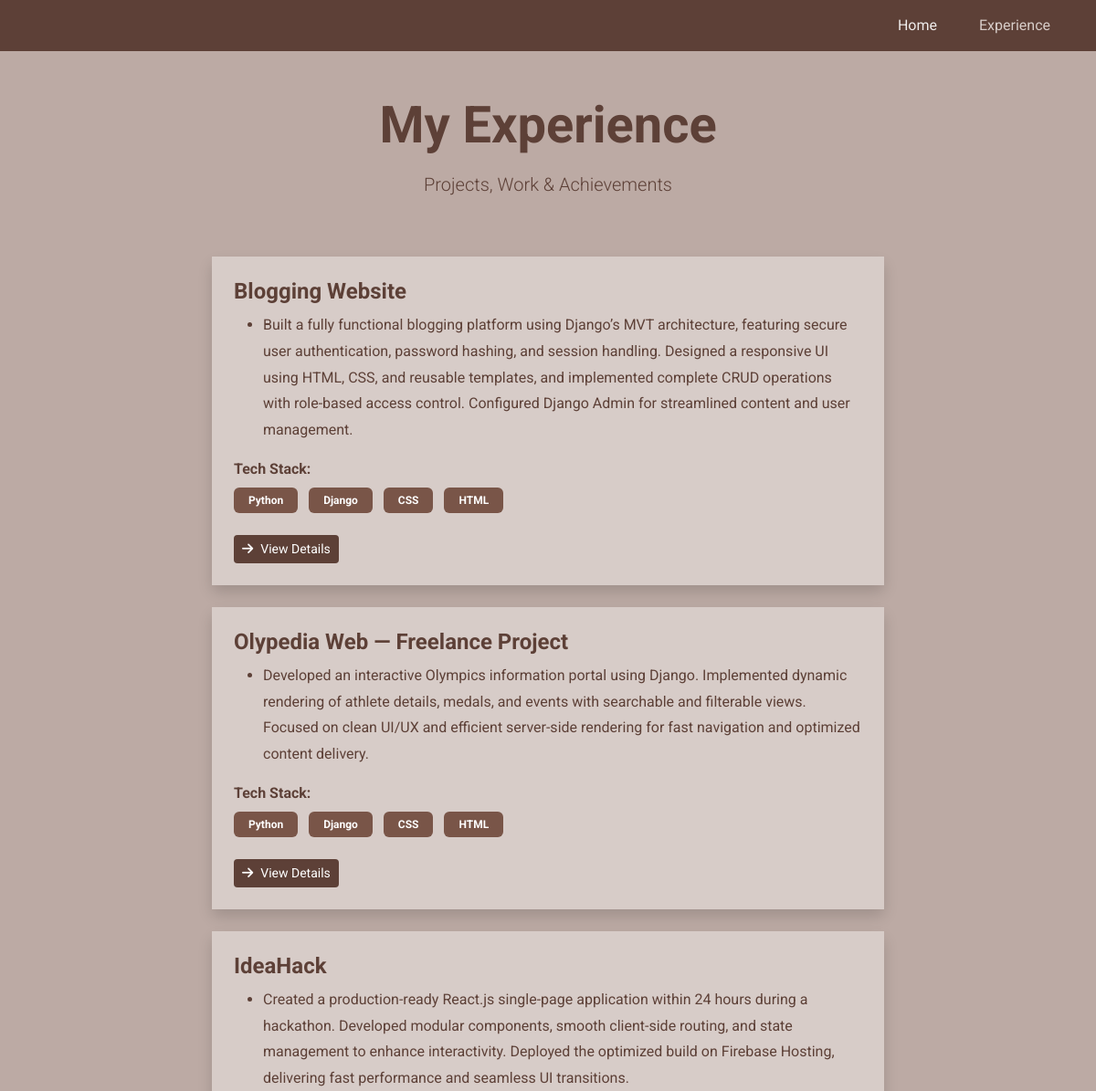
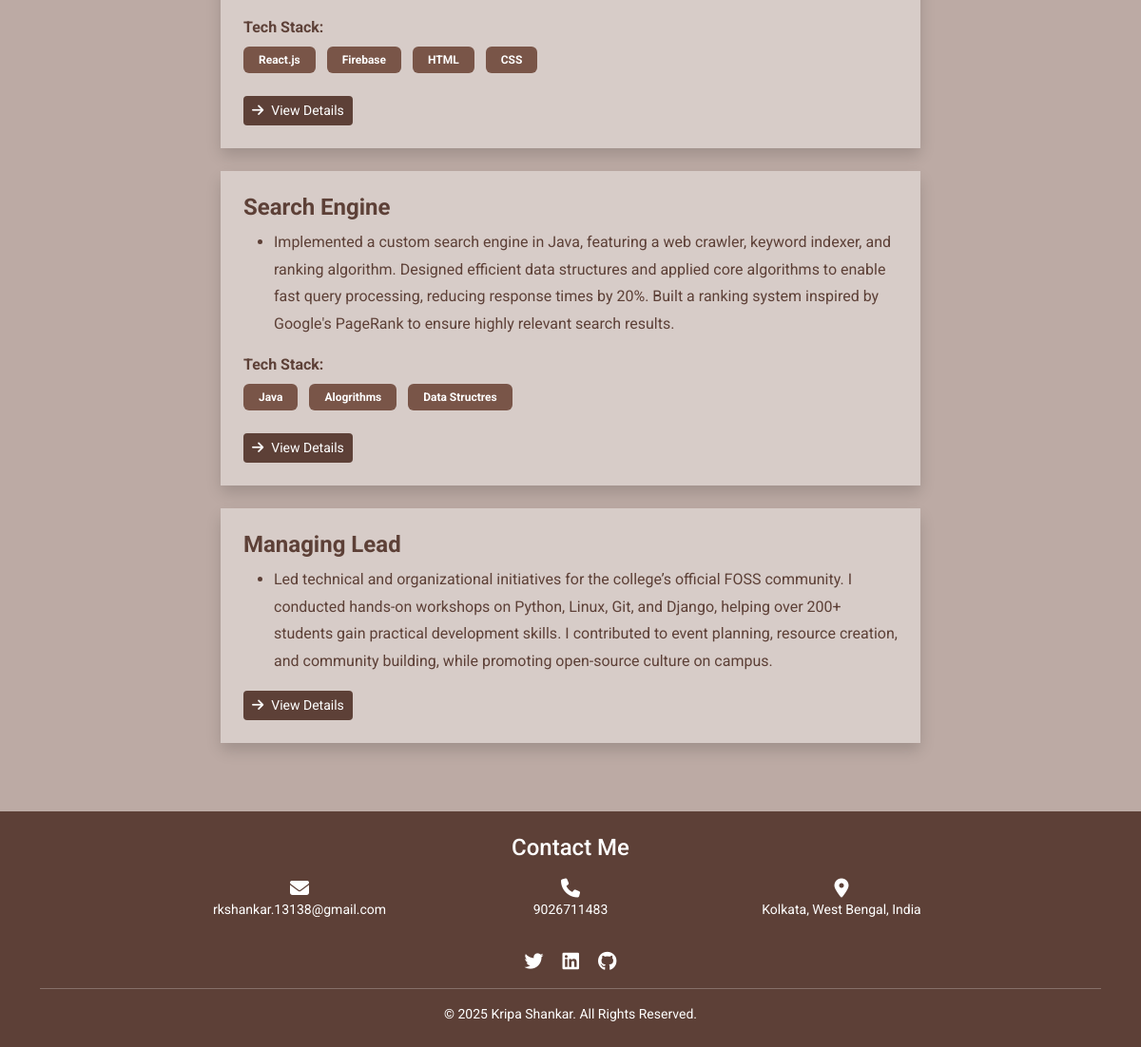
The app's page /experience/ with its own data (2 pictures, top to bottom).
### Portfolio/models.py (models this page shows, shortened)
class Experience(models.Model):
    project_name = models.CharField(max_length=200, help_text="Project/Work/Position name")
    organization = models.CharField(max_length=200, blank=True, help_text="Company/Organization (optional)")
    project_link = models.URLField(blank=True, null=True)
    slug = models.SlugField(unique=True, blank=True)
    order = models.IntegerField(default=0, help_text="Higher number appears first")
    class Meta:
        ordering = ['-order']
        verbose_name = "Experience/Project"
        verbose_name_plural = "Experiences/Projects"

class ExperienceDetail(models.Model):
    experience = models.ForeignKey(Experience, on_delete=models.CASCADE, related_name='details')
    description = models.TextField(help_text="One point description")
    order = models.IntegerField(default=0)
    class Meta:
        ordering = ['order']
        verbose_name = "Description Point"
        verbose_name_plural = "Description Points"

class TechStack(models.Model):
    experience = models.ForeignKey(Experience, on_delete=models.CASCADE, related_name='tech_stack')
    technology = models.CharField(max_length=100)
    order = models.IntegerField(default=0)
    class Meta:
        ordering = ['order']
        verbose_name = "Technology"
        verbose_name_plural = "Tech Stack"

class About(models.Model):
    name = models.CharField(max_length=100)
    title = models.CharField(max_length=200)
    bio = models.TextField()
    profile_image = models.ImageField(upload_to='profile/', blank=True, null=True)
    email = models.EmailField()
    phone = models.CharField(max_length=20)
    location = models.CharField(max_length=200, default="Kolkata, West Bengal, India")
    linkedin = models.URLField(blank=True)
    github = models.URLField(blank=True)
    twitter = models.URLField(blank=True)
    class Meta:
        verbose_name_plural = "About"

### Portfolio/views.py (the view)
# urls.py: path('experience/', views.experience_list, name='Experience'),
def experience_list(request):
    about = About.objects.first()
    experiences = Experience.objects.all()
    context = {
        'experiences': experiences,
        'about': about,
    }
    return render(request, 'Portfolio/Experience.html', context)

### templates/Portfolio/Experience.html (shortened to what this page needs)
{% extends 'Portfolio/base.html' %}
{% block content %}
<main>
    <section id="experience" class="bg-light-brown py-5">
        <div class="container">
            <div class="row">
                <div class="col-lg-12 text-center mb-5">
                    <h1 class="display-4 fw-bold text-brown mb-3">My Experience</h1>
                    <p class="lead text-brown">Projects, Work & Achievements</p>
                </div>
            </div>
            <div class="row justify-content-center">
                <div class="col-lg-9 col-xl-8">
                    {% for experience in experiences %}
                    <div class="card mb-4 shadow">
                        <div class="card-body bg-very-light-brown p-4">
                            <h4 class="text-brown fw-bold mb-2">{{ experience.project_name }}</h4>
                        {% if experience.details.all %}
                             <div class="mb-3">
                                <ul class="text-brown" style="line-height: 1.8;">
                                    {% with first_detail=experience.details.all.0 %}
                                        {% if first_detail %}
                                        <li class="mb-2">{{ first_detail.description }}</li>
                                        {% endif %}
                                    {% endwith %}
                                </ul>
                            </div>
                            {% endif %}
                            {% if experience.tech_stack.all %}
                            <div class="mt-3">
                                <strong class="text-brown d-block mb-2">Tech Stack:</strong>
                                {% for tech in experience.tech_stack.all %}
                                <span class="badge bg-medium-brown me-2 mb-2 py-2 px-3">{{ tech.technology }}</span>
                                {% endfor %}
                            </div>
                            {% endif %}
                            <div class="mt-3">
                                <a href="{% url 'experience_detail' experience.slug %}"
                                   class="btn btn-sm"
                                   style="background-color: var(--dark-brown); color: white;">
                                    <i class="fas fa-arrow-right me-2"></i>View Details
                                </a>
                            </div>
                        </div>
                    </div>
                    {% empty %}
                    <div class="alert alert-info text-center shadow">
                        <i class="fas fa-info-circle me-2"></i>
                        No experience added yet. Please add your experience in the <a href="/admin" class="alert-link">admin panel</a>.
                    </div>
                    {% endfor %}
                </div>
            </div>
        </div>
    </section>
</main>
{% endblock content %}

### templates/Portfolio/base.html (shortened to what this page needs)
<!DOCTYPE html>
{% load static %}
<html lang="en">
<head>
    <link href="https://cdn.jsdelivr.net/npm/bootstrap@5.3.0/dist/css/bootstrap.min.css" rel="stylesheet">
    <link rel="stylesheet" href="https://cdnjs.cloudflare.com/ajax/libs/font-awesome/6.4.0/css/all.min.css">
</head>
<body>
    <header class="fixed-top">
        <nav class="navbar navbar-expand-lg navbar-dark bg-dark-brown">
            <div class="container">
                <div class="collapse navbar-collapse" id="navbarNav">
                    <ul class="navbar-nav ms-auto">
                        <li class="nav-item">
                            <a class="nav-link {% if request.path == '/' %}active{% endif %}" href="{% url 'home' %}">Home</a>
                        </li>
                        <li class="nav-item">
                            <a class="nav-link {% if 'experience' in request.path %}active{% endif %}" href="{% url 'Experience' %}">Experience</a>
                        </li>
                    </ul>
                </div>
            </div>
        </nav>
    </header>
    {% block content %}
    {% endblock content %}
    <footer class="bg-dark-brown text-white py-4">
        <div class="container">
            <h4 class="text-center mb-3">Contact Me</h4>
            {% if about %}
            <div class="row justify-content-center">
                <div class="col-md-3 text-center mb-3">
                    <i class="fas fa-envelope fa-lg mb-2"></i>
                    <p class="mb-0 small"><a href="mailto:{{ about.email }}?subject=Portfolio%20Contact" target="_top" class="text-white text-decoration-none">{{ about.email }}</a></p>
                </div>
                <div class="col-md-3 text-center mb-3">
                    <i class="fas fa-phone fa-lg mb-2"></i>
                    <p class="mb-0 small">
                        <a href="tel:{{ about.phone }}" class="text-white text-decoration-none">{{ about.phone }}</a>
                    </p>
                </div>
                <div class="col-md-3 text-center mb-3">
                    <i class="fas fa-map-marker-alt fa-lg mb-2"></i>
                    <p class="mb-0 small">{{ about.location }}</p>
                </div>
            </div>
            <div class="row justify-content-center mt-3">
                <div class="col-12 text-center">
                    {% if about.twitter %}
                    <a href="{{ about.twitter }}" target="_blank" class="text-white me-3"><i class="fab fa-twitter fa-lg"></i></a>
                    {% endif %}
                    {% if about.linkedin %}
                    <a href="{{ about.linkedin }}" target="_blank" class="text-white me-3"><i class="fab fa-linkedin fa-lg"></i></a>
                    {% endif %}
                    {% if about.github %}
                    <a href="{{ about.github }}" target="_blank" class="text-white"><i class="fab fa-github fa-lg"></i></a>
                    {% endif %}
                </div>
            </div>
            {% endif %}
            <hr class="my-3 bg-white opacity-25">
            <p class="text-center mb-0 small">&copy; 2025 {% if about %}{{ about.name }}{% else %}Kripa Shankar{% endif %}. All Rights Reserved.</p>
        </div>
    </footer>
</body>
</html>

### templates/Portfolio/base.html (style rules this page uses)
:root { --dark-brown: #5d4037; --medium-brown: #795548; --light-brown: #bcaaa4; --very-light-brown: #d7ccc8; }
* { font-family: 'Roboto', sans-serif; }
html, body { height: 100%; margin: 0; padding: 0; }
body { display: flex; flex-direction: column; background-color: var(--very-light-brown); }
header { flex-shrink: 0; }
main { flex: 1 0 auto; padding-top: 56px; }
footer { flex-shrink: 0; }
.navbar-nav .nav-item { margin-left: 30px; }
.bg-dark-brown { background-color: var(--dark-brown) !important; }
.bg-medium-brown { background-color: var(--medium-brown) !important; }
.bg-light-brown { background-color: var(--light-brown) !important; }
.bg-very-light-brown { background-color: var(--very-light-brown) !important; }
.text-brown { color: var(--dark-brown) !important; }
.navbar-dark .navbar-nav .nav-link { color: rgba(255, 255, 255, 0.9); }
.navbar-dark .navbar-nav .nav-link.active { color: var(--very-light-brown); }
.card { border: none; transition: transform 0.3s ease; }
section { min-height: calc(100vh - 56px - 300px); }

### records on screen
Experience: project_name "Blogging Website", details.all.0.description "Built a fully functional blogging platform using Django’s MVT architecture, featuring secure user authentication, password hashing, and session handling. Designed a responsive UI using HTML, CSS, and reusable templates, and implemented complete CRUD operations with role-based access control. Configured Django Admin for streamlined content and user management."
TechStack: technology "Python"
TechStack: technology "Django"
TechStack: technology "CSS"
TechStack: technology "HTML"
Experience: project_name "Olypedia Web — Freelance Project", details.all.0.description "Developed an interactive Olympics information portal using Django. Implemented dynamic rendering of athlete details, medals, and events with searchable and filterable views. Focused on clean UI/UX and efficient server-side rendering for fast navigation and optimized content delivery."
TechStack: technology "Python"
TechStack: technology "Django"
TechStack: technology "CSS"
TechStack: technology "HTML"
Experience: project_name "IdeaHack", details.all.0.description "Created a production-ready React.js single-page application within 24 hours during a hackathon. Developed modular components, smooth client-side routing, and state management to enhance interactivity. Deployed the optimized build on Firebase Hosting, delivering fast performance and seamless UI transitions."
TechStack: technology "React.js"
TechStack: technology "Firebase"
TechStack: technology "HTML"
TechStack: technology "CSS"
Experience: project_name "Search Engine", details.all.0.description "Implemented a custom search engine in Java, featuring a web crawler, keyword indexer, and ranking algorithm. Designed efficient data structures and applied core algorithms to enable fast query processing, reducing response times by 20%. Built a ranking system inspired by Google's PageRank to ensure highly relevant search results."
TechStack: technology "Java"
TechStack: technology "Alogrithms"
TechStack: technology "Data Structres"
Experience: project_name "Managing Lead", details.all.0.description "Led technical and organizational initiatives for the college’s official FOSS community. I conducted hands-on workshops on Python, Linux, Git, and Django, helping over 200+ students gain practical development skills. I contributed to event planning, resource creation, and community building, while promoting open-source culture on campus."
About: email "rkshankar.13138@gmail.com", phone "9026711483", location "Kolkata, West Bengal, India", name "Kripa Shankar"
